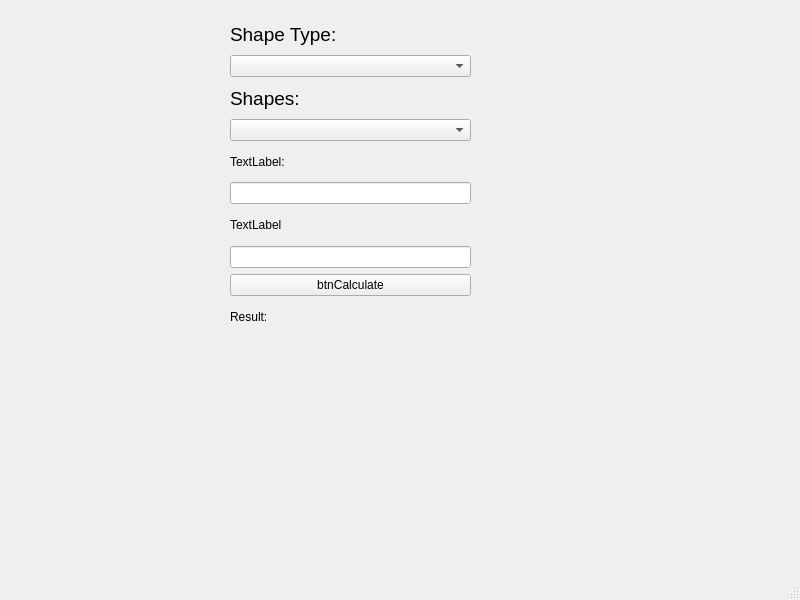
<?xml version="1.0" encoding="UTF-8"?>
<ui version="4.0">
 <class>MainWindow</class>
 <widget class="QMainWindow" name="MainWindow">
  <property name="geometry">
   <rect>
    <x>0</x>
    <y>0</y>
    <width>800</width>
    <height>600</height>
   </rect>
  </property>
  <property name="windowTitle">
   <string>MainWindow</string>
  </property>
  <widget class="QWidget" name="centralwidget">
   <widget class="QWidget" name="">
    <property name="geometry">
     <rect>
      <x>230</x>
      <y>20</y>
      <width>241</width>
      <height>311</height>
     </rect>
    </property>
    <layout class="QGridLayout" name="gridLayout_5">
     <item row="0" column="0">
      <widget class="QLabel" name="label">
       <property name="font">
        <font>
         <pointsize>14</pointsize>
        </font>
       </property>
       <property name="text">
        <string>Shape Type:</string>
       </property>
      </widget>
     </item>
     <item row="1" column="0">
      <widget class="QComboBox" name="comboShapeType"/>
     </item>
     <item row="2" column="0">
      <widget class="QLabel" name="label_2">
       <property name="font">
        <font>
         <pointsize>14</pointsize>
        </font>
       </property>
       <property name="text">
        <string>Shapes:</string>
       </property>
      </widget>
     </item>
     <item row="3" column="0">
      <widget class="QComboBox" name="comboShape"/>
     </item>
     <item row="4" column="0">
      <widget class="QLabel" name="input1_label">
       <property name="text">
        <string>TextLabel:</string>
       </property>
      </widget>
     </item>
     <item row="5" column="0">
      <widget class="QLineEdit" name="input1"/>
     </item>
     <item row="6" column="0">
      <widget class="QLabel" name="input2_label">
       <property name="text">
        <string>TextLabel</string>
       </property>
      </widget>
     </item>
     <item row="7" column="0">
      <widget class="QLineEdit" name="input2"/>
     </item>
     <item row="8" column="0">
      <widget class="QPushButton" name="pushButton">
       <property name="text">
        <string>btnCalculate</string>
       </property>
      </widget>
     </item>
     <item row="9" column="0">
      <widget class="QLabel" name="labelResult">
       <property name="text">
        <string>Result:</string>
       </property>
      </widget>
     </item>
    </layout>
   </widget>
  </widget>
  <widget class="QMenuBar" name="menubar">
   <property name="geometry">
    <rect>
     <x>0</x>
     <y>0</y>
     <width>800</width>
     <height>21</height>
    </rect>
   </property>
  </widget>
  <widget class="QStatusBar" name="statusbar"/>
 </widget>
 <resources/>
 <connections/>
</ui>
